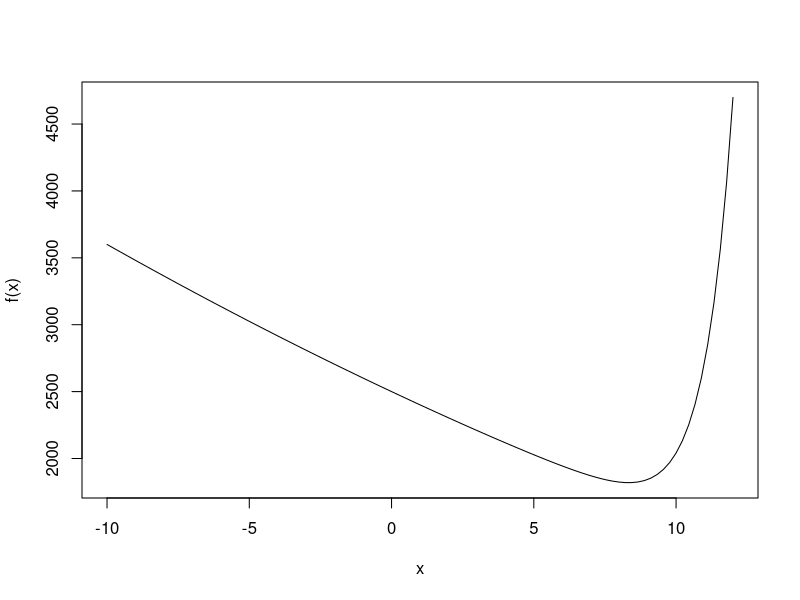
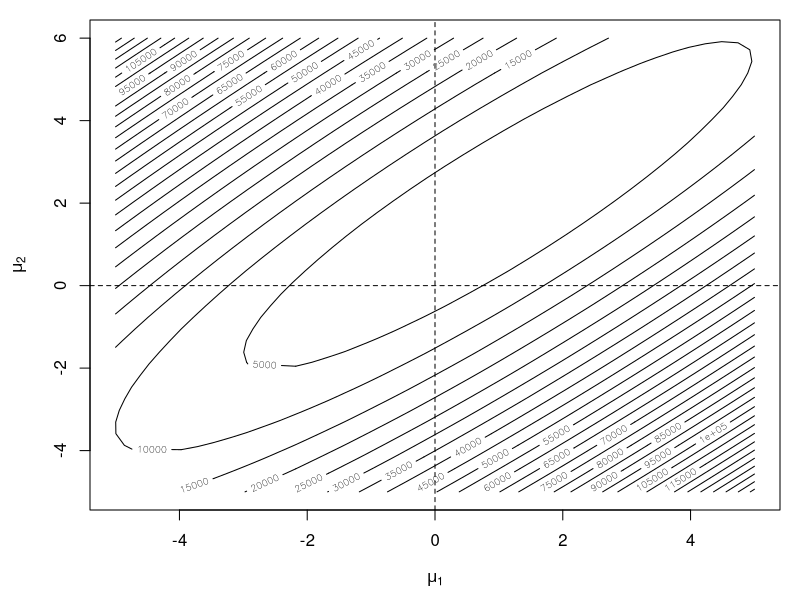
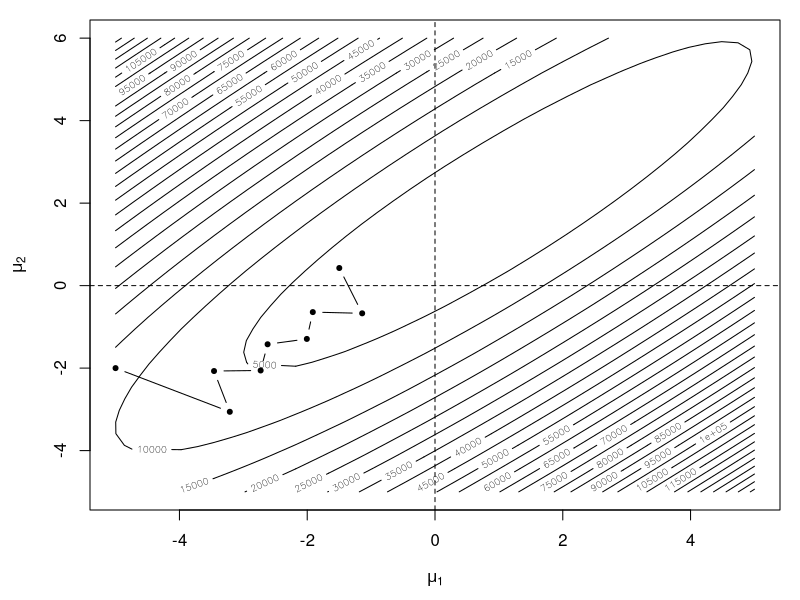

Write R code to recreate these figures, in order.
## ---- chunk 1
library(tidyverse)
## ---- chunk 2
 f = function(x){
    (x - 50)^2 + exp(x)/50
  }
plot(seq(-10,12, length = 100), f(seq(-10,12, length = 100)), type = "l", xlab = "x", ylab = "f(x)") #plot function on an interval
## ---- chunk 3
set.seed(731)

mu = c(1, 2)
S = rbind(c(1, .9), c(.9, 1))
x = MASS::mvrnorm(500, mu, S)
nloglike = function(mu1, mu2) {
  dmv = mvtnorm::dmvnorm(x, c(mu1, mu2), S, log = TRUE)
  -sum(dmv)
}
  
  
nloglike = Vectorize(nloglike, c("mu1", "mu2"))
nx = 40
ny = 40
xg = seq(-5, 5, len = nx)
yg = seq(-5, 6, len = ny)
g = expand.grid(xg, yg)
nLL = nloglike(g[, 1], g[, 2])
z = matrix(nLL, nx, ny)
par(mar = c(4.5, 4.5, 1, 1))
contour(xg, yg, z, nlevels = 40, xlab = expression(mu[1]),
ylab = expression(mu[2]))
abline(h = 0, v = 0, lty = 2)
## ---- chunk 4
norm = function(x){
  x / sqrt(sum(x^2))
} 

Sinv = solve(S) 
step1 = function(mu, alpha = 1){
  D = sweep(x, 2, mu, "-")
  score = colSums(D) %>% norm
  mu + alpha * drop(Sinv %*% score)

}


steep = function(mu, n = 10, ...) {
  results = vector("list", length = n)
  for(i in seq_len(n)) {
    results[[i]] = step1(mu, ...)
    mu = results[[i]]
    }
  results
}

u0 = c(-5, -2)
m = do.call("rbind", steep(u0, 8))
m = rbind(u0, m)

par(mar = c(4.5, 4.5, 1, 1))
contour(xg, yg, z, nlevels = 40, xlab = expression(mu[1]),
ylab = expression(mu[2]))
abline(h = 0, v = 0, lty = 2)
points(m, pch = 20, type = "b")
